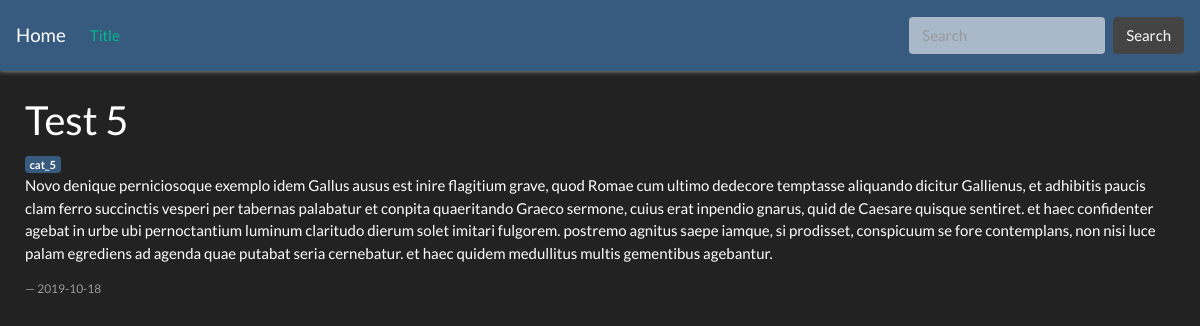
The page /index.php?page=article&id=58 on the database its author committed.
### tables this page shows
CREATE TABLE `articles` (
  `id` int(11) NOT NULL AUTO_INCREMENT,
  `title` varchar(255) DEFAULT NULL,
  `content` text,
  `date` datetime DEFAULT NULL,
  `categorie_id` int(11) DEFAULT NULL,
  `navbar` int(11) NOT NULL DEFAULT '0',
  PRIMARY KEY (`id`),
  KEY `categorie_id` (`categorie_id`),
  CONSTRAINT `articles_ibfk_1` FOREIGN KEY (`categorie_id`) REFERENCES `categories` (`id`) ON DELETE CASCADE
);

CREATE TABLE `categories` (
  `id` int(11) NOT NULL AUTO_INCREMENT,
  `categorie_name` varchar(255) DEFAULT NULL,
  PRIMARY KEY (`id`)
);

### app/Autoloader.php (called while the page is built, shortened)
<?php
class Autoloader{
    static function autoload($class){
        if (strpos($class, __NAMESPACE__ . '\\') === 0){
            $class = str_replace(__NAMESPACE__ . '\\', '', $class);
            $class = str_replace('\\', '/', $class);
        }
    }
}
?>

### app/App.php (called while the page is built, shortened)
<?php
class App {
    private $db_instance;
    private static $_instance;
    public static function getInstance() {
        if(is_null(self::$_instance)){
            self::$_instance = new App();
        }
        return self::$_instance;
    }
    public function getTable($name){
        return new $class_name($this->getDb());
    }
    public function getDb(){
        $config = Config::getInstance();
        if(is_null($this->db_instance)){
            $this->db_instance = new Database($config->get('db_name'),$config->get('db_user'),$config->get('db_pass'),$config->get('db_host'));
        }
        return $this->db_instance;
    }
}

### app/Config.php (called while the page is built, shortened)
<?php
    class Config {
        private $settings = [];
        private static $_instance;
        public static function getInstance(){
            if(is_null(self::$_instance)){
                self::$_instance = new Config();
            }
            return self::$_instance;
        }
        public function __construct(){
            $this->settings = require __DIR__ . '/config/config.php';
        }
        public function get($key){
            return $this->settings[$key];
        }
    }

### app/config/config.php (called while the page is built)
<?php
return array(
    "db_host" => "localhost",
    "db_user" => "victor",
    "db_pass" => "password01100",
    "db_name" => "blog",
    "charset" => "utf8mb4",
    "home" => "/POO&Adminer"
);

### app/Table/Table.php (called while the page is built, shortened)
<?php
class Table {
    protected $table;
    public function __construct(\App\Database $db){
        $this->db = $db;
        if (is_null($this->table)) {
            $parts = \explode('\\', get_class($this));
            $class_name = end($parts);
            $this->table = strtolower(str_replace('Table', '', $class_name));
        }
    }
}

### app/Database.php (called while the page is built, shortened)
<?php
class Database{
    private $pdo;
    private function getPDO(){
        if ($this->pdo === null) {
            $pdo = new PDO('mysql:dbname=blog;host=localhost', 'victor', 'password01100');
            $pdo->setAttribute(PDO::ATTR_ERRMODE, PDO::ERRMODE_EXCEPTION);
            $this->pdo = $pdo;
        }
        return $this->pdo;
    }
    public function query($statement, $class_name = null, $one = false){
        $req = $this->getPDO()->query($statement);
        if ($class_name === null) {
            $req->setFetchMode(PDO::FETCH_OBJ);
        } else {
            $req->setFetchMode(PDO::FETCH_CLASS, $class_name);
        }
        if ($one) {
            $datas = $req->fetch();
        } else {
            $datas = $req->fetchAll();
        }
        return $datas;
    }
    public function prepare($statement, $attributes, $one = true, $fetch = true ){
        $req = $this->getPDO()->prepare($statement);
        $req->execute($attributes);
        if ($fetch === true) {
            $req->setFetchMode(PDO::FETCH_OBJ);
            if ($one) {
                $datas = $req->fetch();
            } else {
                $datas = $req->fetchAll();
            }
            return $datas;
        } else {
            header("Location: index.php");
        }
    }
}

### app/Table/PostsTable.php (called while the page is built, shortened)
<?php
class PostsTable extends Table{
    public function getNavbarItems(){
        return $this->db->query('SELECT articles.id,date,title,content,categorie_name, navbar FROM articles LEFT JOIN categories ON categorie_id = categories.id WHERE navbar = 1 ORDER BY date DESC');
    }
    public function getUrl($id) {
        return 'index.php?page=article&id=' . $id;
    }
    public function getPost($id) {
        return $this->db->prepare('SELECT articles.id,date,title,content,categorie_name FROM articles LEFT JOIN categories ON categorie_id = categories.id WHERE articles.id = ?', $id);
    }
}

### pages/single.php (the view, shortened to what this page needs)
<?php
$posts = $app->getTable('Posts');
$post = $posts->getPost([$_GET['id']]);
?>
<section class="page page__single">
<h2> <?= $post->title ?> </h2>
<span class="badge badge-primary"><?= $post->categorie_name ?></span>
<p> <?= $post->content ?> </p>
<footer class="blockquote-footer"><?= date('Y-m-d',strtotime($post->date)) ?></footer>
</section>

### pages/templates/default.php (shortened to what this page needs)
<?php $posts = $app->getTable('Posts'); ?>
<!DOCTYPE html>
<html lang="fr">
<head>
    <link rel="stylesheet" href="css/bootstrap.min.css">
    <link rel="stylesheet" href="css/bootstrap.css">
    <link rel="stylesheet" href="css/animation.css">
    <link rel="stylesheet" href="css/main.css">
    <link rel="stylesheet" href="css/home.css">
    <link rel="stylesheet" href="css/single.css">
    <link rel="stylesheet" href="css/editPost.css">
</head>
<body>
    <nav class="navbar navbar-expand-lg navbar-dark bg-primary">
    <a class="navbar-brand" href="index.php">Home</a>
    <div class="collapse navbar-collapse" id="navbarColor01">
        <ul class="navbar-nav mr-auto">
        <?php foreach ($posts->getNavbarItems() as $key => $item) : ?>
            <li class="nav-item active">
                <a class="nav-link" href="<?= $posts->getUrl($item->id) ?>"> <?= $item->title ?> </a>
            </li>
        <?php endforeach ?>
        </ul>
        <form class="form-inline my-2 my-lg-0">
            <input class="form-control mr-sm-2" type="text" placeholder="Search">
            <button class="btn btn-secondary my-2 my-sm-0" type="submit">Search</button>
        </form>
    </div>
    </nav>
    <?= $content ?>
</body>
</html>

### public/css/main.css (style rules this page uses)
nav { box-shadow: 0px 0px 5px rgb(167, 167, 167); }
.form-control { background: rgba(255, 255, 255, 0.575); color: white; }

### public/css/single.css (style rules this page uses)
.page__single { padding: 25px; }

### rows shown on the page
articles: title "Title"
articles: title "Test 5", categorie.categorie_name "cat_5", content "Novo denique perniciosoque exemplo idem Gallus ausus est inire flagitium grave, quod Romae cum ultimo dedecore temptasse aliquando dicitur Gallienus, et adhibitis paucis clam ferro succinctis vesperi per tabernas palabatur et conpita quaeritando Graeco sermone, cuius erat inpendio gnarus, quid de Caesare quisque sentiret. et haec confidenter agebat in urbe ubi pernoctantium luminum claritudo dierum solet imitari fulgorem. postremo agnitus saepe iamque, si prodisset, conspicuum se fore contemplans, non nisi luce palam egrediens ad agenda quae putabat seria cernebatur. et haec quidem medullitus multis gementibus agebantur.", date "2019-10-18"
